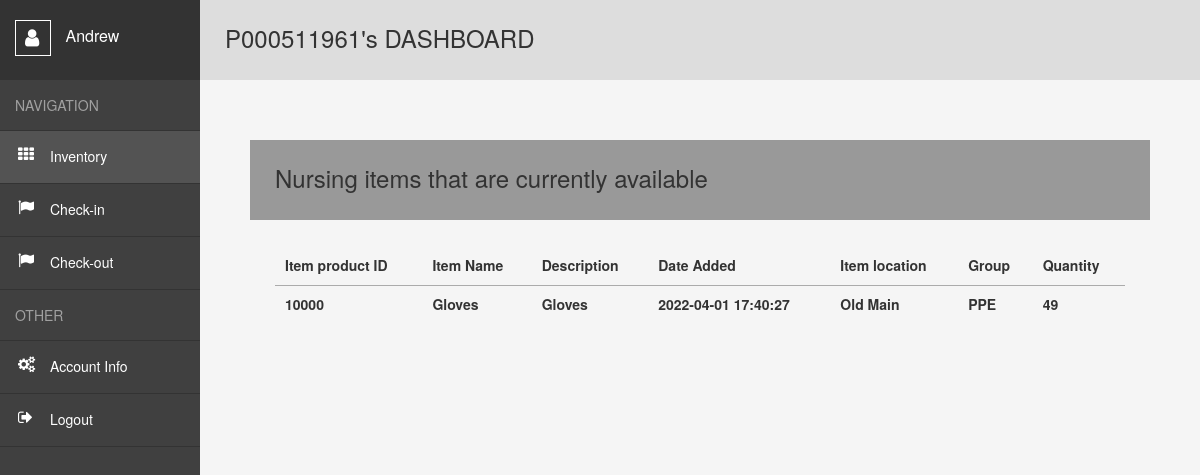
Page /user (signed in) on the earlier database version.
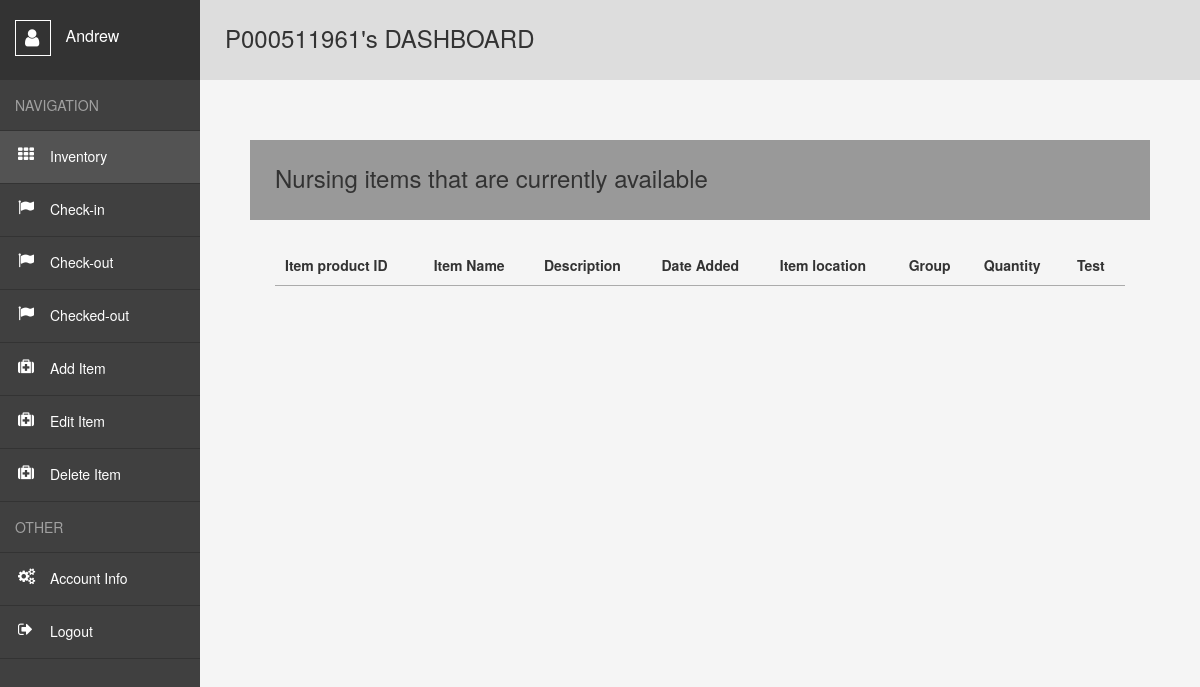
Same page on the later database version.
### website/models.py (models this page shows)
class User(db.Model, UserMixin):##usermixin makes it easier for user login
    id = db.Column(db.Integer, primary_key=True)##unique key
    email = db.Column(db.String(320), unique=True)##cant have the same email
    telnum = db.Column(db.String(10),unique=True)##cant have the same telephone number
    s_id = db.Column(db.String(9),unique=True)
    fname = db.Column(db.String(26))
    lname = db.Column(db.String(50))
    password = db.Column(db.String(15))
    sf = db.Column(db.String(7))
    zip = db.Column(db.String(5))
    date_created = db.Column(db.DateTime(timezone=True), default=func.now())
    borroweditems= db.relationship('Borroweditem', backref='user',passive_deletes=True)##reference all borroweditems##relationship with db
    creators= db.relationship('Inventory', backref='user',passive_deletes=True)##reference all borroweditems##relationship with db
    access= db.relationship('AccessRequest', backref='user',passive_deletes=True)

class Inventory(db.Model):
    id = db.Column(db.Integer, primary_key=True)
    product_id = db.Column(db.Integer(), unique=True)
    product_name = db.Column(db.String(26))
    date_added = db.Column(db.DateTime(timezone=True), default=func.now())
    desc=db.Column(db.String(200))
    i_loc=db.Column(db.String(200))
    quantity= db.Column(db.Integer)
    group= db.Column(db.String(26))
    subgroup=db.Column(db.String(26))
    Creator = db.Column(db.Integer, db.ForeignKey('user.id', ondelete="CASCADE"),nullable=False) ##foreign key relationship //id of who added it.

### website/views.py (the view)
@views.route("/user")
@login_required## needs to be logged in to be accessed
def user():
    if session.get("SCHOOL_ID", None) is not None and session.get("FNAME",None) is not None:
        items = Inventory.query.filter().all()
        return render_template("user.html",user = current_user,data = items)
    else:
        flash("You do not have access to this page! Pls, Log in!", category="error")
        return redirect(url_for('views.home'))

### website/templates/user.html (shortened to what this page needs)
<!DOCTYPE html>
<html lang="en">
<head>
    <link rel= "stylesheet" type= "text/css" href= "{{ url_for('static',filename='styles3.css') }}">
    <link rel="stylesheet" href="https://maxcdn.bootstrapcdn.com/bootstrap/3.3.6/css/bootstrap.min.css" />
    <link href='https://cdn.datatables.net/1.10.24/css/jquery.dataTables.min.css' rel='stylesheet' type='text/css'>
</head>
<body>
  {% if session['SCHOOL_ID'] and session['FNAME'] and session['LNAME'] and session['DATE'] and session['SF'] and user.is_authenticated %}
    <div class="wrapper">
        <nav>
          <header>
            <span></span>
              {{session['FNAME']}}
          </header>
          <ul>
            <li><span>Navigation</span></li>
            <li class="inv"><a class="active" style="text-decoration:none" href="{{url_for('views.user')}}">Inventory</a></li>
            <li class="move"><a style="text-decoration:none" href="{{url_for('views.Check_in')}}">Check-in</a></li>
            <li class="move"><a style="text-decoration:none" href="{{url_for('views.Check_out')}}">Check-out</a></li>
            {% if session['ISstaff'] and session['id'] %}
            <li class="move"><a style="text-decoration:none" href="{{url_for('views.Checked')}}">Checked-out</a></li>
            <li class="edit"><a style="text-decoration:none" href="{{url_for('views.add')}}">Add Item</a></li>
            <li class="edit"><a style="text-decoration:none" href="{{url_for('views.edit')}}">Edit Item</a></li>
            <li class="edit"><a style="text-decoration:none" href="{{url_for('views.delete')}}">Delete Item</a></li>
            {% endif %}
            <li><span>Other</span></li>
            <li class="acc"><a style="text-decoration:none" href="{{url_for('views.account_info')}}">Account Info</a></li>
            <li class="logout"><a style="text-decoration:none" href="{{url_for('auth.logout')}}">Logout</a></li>
          </ul>
        </nav>
        <main>
          <h1>P{{session['SCHOOL_ID']}}'s DASHBOARD</h1>
          <div class="container-fluid">
            <div class="row" style="padding:50px;">
                <p><h2>Nursing items that are currently available</h1></p>
                <div >
                    <table id='empTable' class='display dataTable' width='100%'>
                        <thead>
                        <tr>
                            <th>Item product ID</th>
                            <th>Item Name</th>
                            <th>Description</th>
                            <th>Date Added</th>
                            <th>Item location</th>
                            <th>Group</th>
                            <th>Quantity</th>
                            {% if session['ISstaff'] and session['id'] %}
                            <th>Test</th>
                            {% endif %}
                        </tr>
                        </thead>
                        <tbody>
                          {% for row in data %}
                          <tr>
                              <th>{{row.product_id}}</th>
                              <th>{{row.product_name}}</th>
                              <th>{{row.desc}}</th>
                              <th>{{row.date_added}}</th>
                              <th>{{row.i_loc}}</th>
                              <th>{{row.group}}</th>
                              <th>{{row.quantity}}</th>
                          </tr>
                          {% endfor %}
                        </tbody>
                    </table>
                </div>
           </div>
        </div>
        </main>
      </div>
    {% endif %}
</body>
</html>

### website/static/styles3.css (style rules this page uses)
*, *:before, *:after { margin: 0; padding: 0; box-sizing: border-box; }
*:before, *:after { content: ""; display: block; position: absolute; }
html, body { height: 100%; }
body { font: 15px "Open Sans", sans-serif; color: #777; }
a { cursor: pointer; }
ul { list-style: none; }
.wrapper { display: flex; min-height: 100%; }
nav { width: 200px; background: #404040; }
nav header { position: relative; height: 80px; padding: 20px 0 0 15px; font-size: 16px; color: #fff; background: #333; }
nav header span { position: relative; display: inline-block; width: 36px; height: 36px; margin: 0 10px 0 0; vertical-align: middle; border: 1px solid #fff; }
nav header span:before { content: "\f007"; font: normal 20px fontawesome; top: 7px; left: 9px; }
nav ul span { display: block; padding: 15px; color: rgba(255, 255, 255, 0.5); text-transform: uppercase; border-bottom: 1px solid #333; }
nav ul a { position: relative; display: block; padding: 15px 15px 17px 50px; color: #fff; border-bottom: 1px solid #333; }
nav ul a:hover, nav ul a.active { background: #535353; }
nav ul a:before { font: normal 16px fontawesome; top: 15px; left: 18px; }
.inv a:before { content: "\f00a"; }
.move a:before { content: "\f024"; }
.edit a:before { content: "\f0fa"; }
.acc a:before { content: "\f085"; }
.logout a:before { content: "\f08b"; }
main { flex: 1; padding: 25px; background: #f5f5f5; }
main h1 { height: 80px; margin: -25px -25px 25px -25px; padding: 0 25px; line-height: 76px; font-size: 24px; font-weight: 400; background: #ddd; }
main h2 { height: 80px; margin: -25px -25px 25px -25px; padding: 0 25px; line-height: 76px; font-size: 24px; font-weight: 400; background: #999; }

Differences in the rows shown:
removed Inventory: product_id "10000", product_name "Gloves", desc "Gloves", date_added "2022-04-01 17:40:27", i_loc "Old Main", group "PPE", quantity "49"
Other differences:
text now shown: "Checked-out Add Item Edit Item Delete Item Test"
